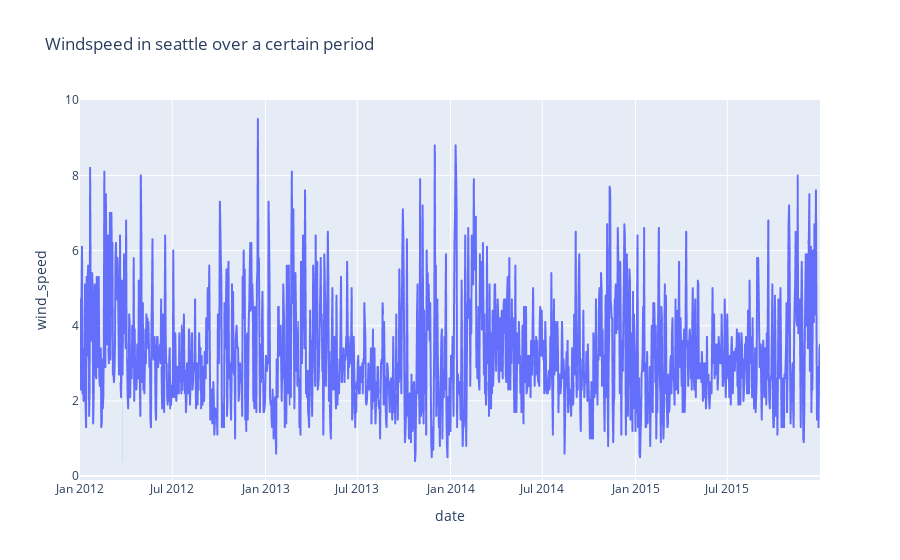

The notebook cell this image was saved under:
### Code cell
figure = px.line(df, x="date", y="wind_speed", title = "Windspeed in seattle over a certain period")
figure.show()

### Figure 1 — Plotly figure (JSON) as saved in the notebook; plotly's stock layout.template omitted (floating-point values rounded to 4 significant figures; data arrays with more than 128 entries replaced by an {"elided": "..."} marker saying what was removed)
{"data": [{"hovertemplate": "date=%{x}<br>wind_speed=%{y}<extra></extra>", "legendgroup": "", "line": {"color": "#636efa", "dash": "solid"}, "marker": {"symbol": "circle"}, "mode": "lines", "name": "", "showlegend": false, "type": "scattergl", "x": {"elided": "1461 str values"}, "xaxis": "x", "y": {"elided": "1461 float values"}, "yaxis": "y"}], "layout": {"legend": {"tracegroupgap": 0}, "title": {"text": "Windspeed in seattle over a certain period"}, "xaxis": {"anchor": "y", "domain": [0, 1], "title": {"text": "date"}}, "yaxis": {"anchor": "x", "domain": [0, 1], "title": {"text": "wind_speed"}}}}
